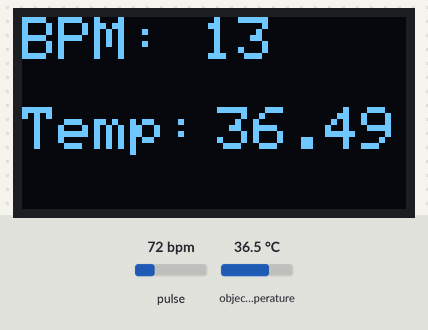
Bench run of a sketch on a simulated ESP8266 (NodeMCU). On the bench: 128×64 one-colour display. Inputs (shaded band) come from the test bench; at power-on: pulse 72 bpm, object temperature 36.5 °C. WiFi joins after 1.5 s; servers stay silent unless stated; what the sketch prints to the serial monitor is not drawn.

Above: at 4.7 s.
4.8 s: pulse set to 42 bpm
At 7.5 s:
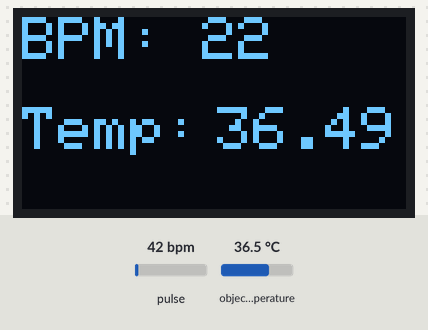
7.8 s: pulse set to 100 bpm
At 9.2 s:
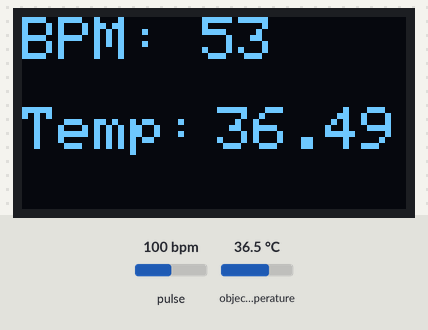
10.8 s: object temperature set to 20 °C
At 12.3 s:
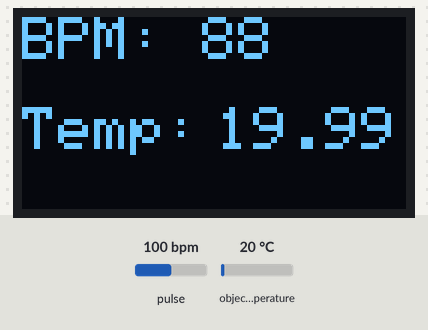
12.6 s: pulse set to 70 bpm
At 13.7 s:
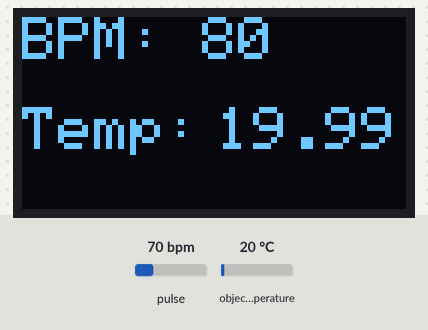
15.6 s: object temperature set to 26 °C
At 16.4 s:
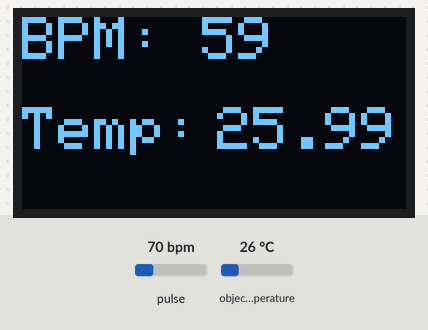
Timing chart, 0 to 18.6 s (numbered marks = the images above; inputs shaded):
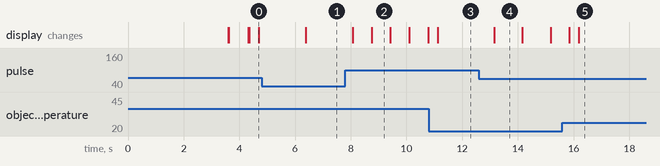

Measured:
- after the input at 10.8 s, the display: changes after 0.31 s (image 3)
- after the input at 12.6 s, the display: changes after 0.54 s (image 4)
- after the input at 15.6 s, the display: first changes after 0.25 s (image 5 shows a later state)
- what the display in image 2 shows lasts 0.7 s, from 8.7 s to 9.4 s
- what the display in image 4 shows lasts 1.1 s, from 13.1 s to 14.2 s

The sketch:

jelvis.ino
```cpp
#include <Wire.h>
#include "MAX30105.h"
#include "Adafruit_MLX90614.h"
#include "heartRate.h"
#include <Adafruit_GFX.h>
#include <Adafruit_SSD1306.h>
//#include <NTPClient.h>
//#include <WiFiUdp.h>
#include <ESP8266WiFi.h>
#include <FirebaseArduino.h>

int nilai = 0;

#define SCREEN_WIDTH 128
#define SCREEN_HEIGHT 64

#define FIREBASE_HOST "heart-beat-monitoring-475bf-default-rtdb.firebaseio.com"
#define FIREBASE_AUTH "uekvdjcCtnXWo4OICStf0nNjQoOoD2XS8wRNwzRa"
#define WIFI_SSID "PerAiran"
#define WIFI_PASSWORD "gatauahmales"

MAX30105 particleSensor;
Adafruit_SSD1306 oled(SCREEN_WIDTH, SCREEN_HEIGHT, &Wire, -1);

const long utcOffsetInSeconds = 25200;
char daysOfTheWeek[7][12] = {"Sunday", "Monday", "Tuesday", "Wednesday", "Thursday", "Friday", "Saturday"};

const byte RATE_SIZE = 4; //Increase this for more averaging. 4 is good.
byte rates[RATE_SIZE]; //Array of heart rates
byte rateSpot = 0;
long lastBeat = 0; //Time at which the last beat occurred

uint8_t irmlx90614_address = 0x5A;
float beatsPerMinute;
int beatAvg;
Adafruit_MLX90614 mlx = Adafruit_MLX90614();

//WiFiUDP ntpUDP;
//NTPClient timeClient(ntpUDP, "id.pool.ntp.org", utcOffsetInSeconds);

void setup()
{
  Serial.begin(115200);
  Serial.println("Initializing...");

  // Initialize sensor
  if (!particleSensor.begin(Wire, 100000)) //Use default I2C port, 400kHz speed
  {
    Serial.println("MAX30105 was not found. Please check wiring/power. ");
    while (1);
  }

  if (!oled.begin(SSD1306_SWITCHCAPVCC, 0x3C)) {
    Serial.println(F("SSD1306 allocation failed"));
    while (true);
  }

  oled.clearDisplay();
  oled.setTextSize(2);
  oled.setTextColor(WHITE);
  oled.setCursor(0, 10);
  oled.println("Loading...");
  oled.display();
  delay(2000);

  Serial.println("Place your index finger on the sensor with steady pressure.");
  mlx.begin();
  particleSensor.setup(); //Configure sensor with default settings
  particleSensor.setPulseAmplitudeRed(0x0A); //Turn Red LED to low to indicate sensor is running
  particleSensor.setPulseAmplitudeGreen(0); //Turn off Green LED
  WiFi.begin(WIFI_SSID, WIFI_PASSWORD);
   Serial.print("connecting");
  while (WiFi.status() != WL_CONNECTED) {
    Serial.print(".");
    delay(500);
  }
  Serial.println();
  Serial.print("connected: ");
  //timeClient.begin();
  Firebase.begin(FIREBASE_HOST, FIREBASE_AUTH);
}

void loop()
{
  long irValue = particleSensor.getIR();
  if (checkForBeat(irValue) == true)
  {
    //We sensed a beat!
    long delta = millis() - lastBeat;
    lastBeat = millis();

    beatsPerMinute = 60 / (delta / 1000.0);

    if (beatsPerMinute < 255 && beatsPerMinute > 20)
    {
      rates[rateSpot++] = (byte)beatsPerMinute; //Store this reading in the array
      rateSpot %= RATE_SIZE; //Wrap variable

      //Take average of readings
      beatAvg = 0;
      for (byte x = 0 ; x < RATE_SIZE ; x++)
        beatAvg += rates[x];
      beatAvg /= RATE_SIZE;
    }
  }

  Serial.print("IR=");
  Serial.print(irValue);
  Serial.print(", BPM=");
  Serial.print(beatsPerMinute);
  Serial.print(", Avg BPM=");
  Serial.print(beatAvg);
  Serial.print("Temp : ");
  Serial.print(mlx.readObjectTempC());

  oled.clearDisplay();
  oled.setCursor(0,0);
  oled.setTextSize(2);
  oled.println("BPM:");
  oled.setCursor(60,0);
  oled.setTextSize(2);
  oled.print(beatAvg);
  oled.setCursor(0,30);
  oled.setTextSize(2);
  oled.println("Temp: ");
  oled.setCursor(65,30);
  oled.setTextSize(2);
  oled.print(mlx.readObjectTempC());
  oled.display();

  /*timeClient.update();
    int jam = timeClient.getHours();
    int menit = timeClient.getMinutes();
    int detik = timeClient.getSeconds();
*/
  if (irValue < 50000)
  {
    Serial.print(" No finger?");
    oled.setCursor(60,0);
    oled.setTextSize(2);
    oled.print("NF");
    oled.display();
  }
  if (beatAvg == 0){
    oled.setCursor(60,0);
    oled.setTextSize(2);
    oled.print("NF");
    oled.display();
  }


firebase();

  /*Firebase.setInt("data/jam", jam);
  Firebase.setInt("data/menit", menit);
  Firebase.setInt("data/detik", detik);
  */
  Serial.println();
}

void firebase()
{
  Firebase.setFloat("data/suhu",mlx.readObjectTempC());
  Firebase.setInt("data/detak",beatAvg);

}
```
